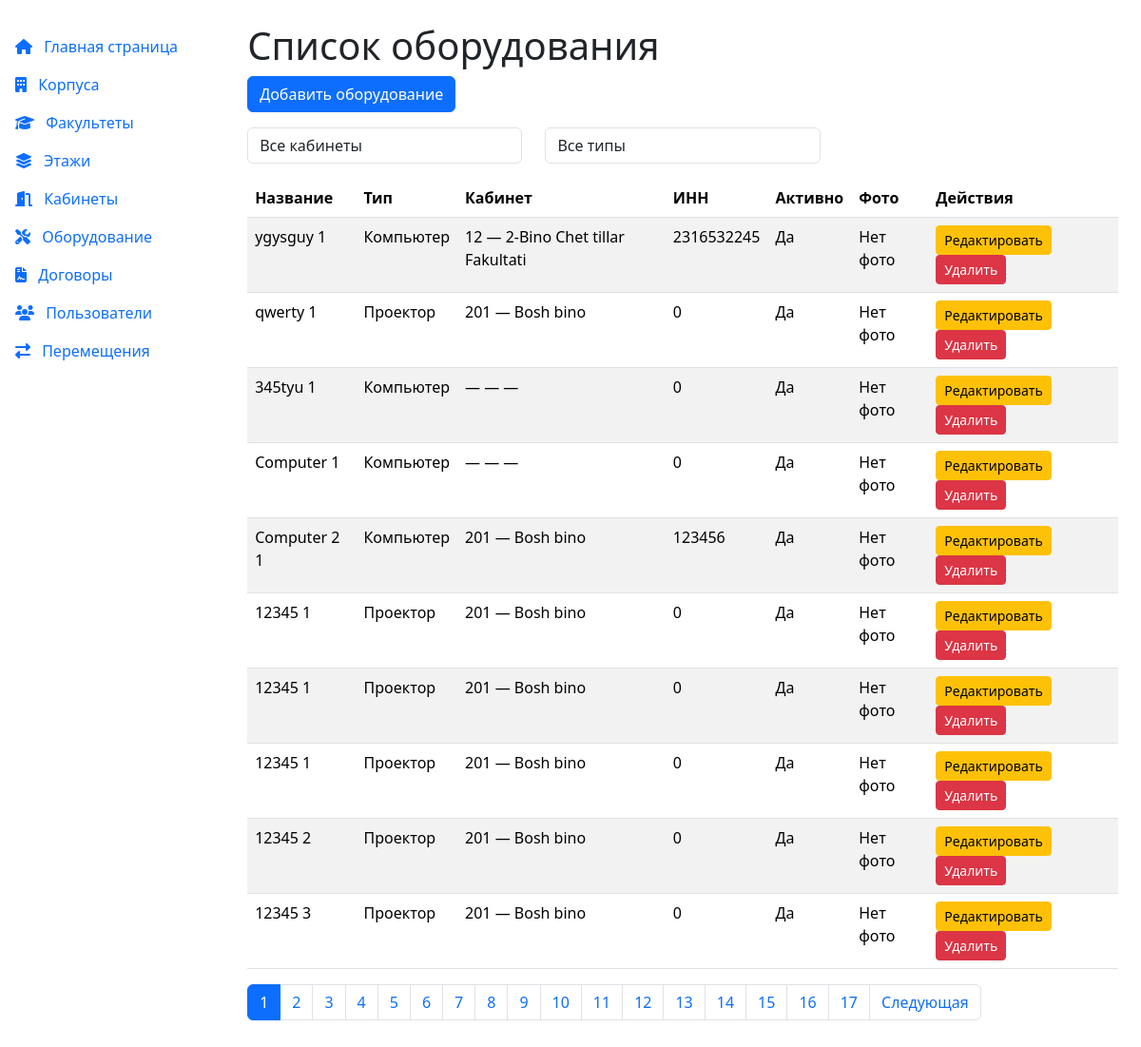
Screenshot of /custom_admin/equipment/ (signed in) with the database file from the repository.
### inventory/models.py (models this page shows, shortened)
class Equipment(models.Model):
    STATUS_CHOICES = [
        ('NEW', 'Новое'),
        ('WORKING', 'Рабочее'),
        ('NEEDS_REPAIR', 'Требуется ремонт'),
        ('DISPOSED', 'Утилизировано'),
    ]
    type = models.ForeignKey('EquipmentType', on_delete=models.CASCADE, related_name='equipment', verbose_name="Тип оборудования")
    room = models.ForeignKey('university.Room', on_delete=models.SET_NULL, null=True, blank=True, related_name='equipment', verbose_name="Кабинет")
    name = models.CharField(max_length=255, verbose_name="Название оборудования")
    photo = models.CharField(max_length=500, blank=True, null=True, verbose_name="Фото оборудования")  # Ссылка на фото
    description = models.TextField(blank=True, verbose_name="Описание")
    status = models.CharField(max_length=20, choices=STATUS_CHOICES, default='NEW', verbose_name="Состояние")
    created_at = models.DateTimeField(auto_now_add=True)
    is_active = models.BooleanField(default=True)
    inn = models.CharField(verbose_name="ИНН")
    author = models.ForeignKey(
        settings.AUTH_USER_MODEL,
        on_delete=models.SET_NULL,
        null=True,
        blank=True,
        related_name='created_equipment'
    )
    contract = models.ForeignKey('ContractDocument', on_delete=models.SET_NULL, null=True, blank=True, verbose_name="Договор")
    uid = models.UUIDField(default=uuid.uuid4, editable=False, unique=True, verbose_name="Уникальный ID")
    qr_code = models.ImageField(upload_to='qr_codes/', blank=True, null=True, verbose_name="QR-код")
    @property
    def location(self):
        return self.room.number if self.room else getattr(self, '_location', None)
    class Meta:
        verbose_name = "Оборудование"
        verbose_name_plural = "Оборудование"

class EquipmentType(models.Model):
    name = models.CharField(max_length=100, verbose_name="Название типа оборудования")
    class Meta:
        verbose_name = "Тип оборудования"
        verbose_name_plural = "Типы оборудования"

### university/models.py (models this page shows, shortened)
class Room(models.Model):
    building = models.ForeignKey(
        'Building',
        on_delete=models.CASCADE,
        related_name='rooms',
        verbose_name="Корпус",
        null=True,
        blank=True
    )
    floor = models.ForeignKey(
        'Floor',
        on_delete=models.CASCADE,
        related_name='rooms',
        verbose_name="Этаж",
        null=True,
        blank=True
    )
    derived_from = models.ForeignKey(
        'self',
        on_delete=models.SET_NULL,
        null=True,
        blank=True,
        related_name='derived_rooms',
        verbose_name="Создан из кабинета"
    )
    author = models.ForeignKey(
        settings.AUTH_USER_MODEL,
        on_delete=models.SET_NULL,
        null=True,
        blank=True,
        related_name='created_rooms',
        verbose_name="Автор"
    )
    number = models.CharField(max_length=20, verbose_name="Номер кабинета")
    name = models.CharField(max_length=255, blank=True, verbose_name="Название (если есть)")
    is_special = models.BooleanField(default=False, verbose_name="Специальный кабинет")
    is_warehouse = models.BooleanField(default=False, verbose_name="Склад")
    photo = models.ImageField(upload_to='room_photos/', null=True, blank=True, verbose_name="Фото кабинета")
    uid = models.UUIDField(default=uuid.uuid4, editable=False, unique=True, verbose_name="Уникальный ID")
    qr_code = models.ImageField(upload_to='room_qrcodes/', null=True, blank=True, verbose_name="QR-код кабинета")
    objects = RoomManager()
    all_objects = models.Manager()  # Для доступа к складу, если нужно
    class Meta:
        verbose_name = "Кабинет"
        verbose_name_plural = "Кабинеты"
        unique_together = ('floor', 'number')

class Floor(models.Model): # Этаж
    building = models.ForeignKey(
        'Building',
        on_delete=models.CASCADE,
        related_name='floors',
        verbose_name="Корпус"
    )
    number = models.IntegerField(verbose_name="Номер этажа")
    description = models.TextField(blank=True, verbose_name="Описание (необязательно)")
    class Meta:
        verbose_name = "Этаж"
        verbose_name_plural = "Этажи"
        unique_together = ('building', 'number')

class Building(models.Model):   # Корпус
    university = models.ForeignKey(
        'University',
        on_delete=models.CASCADE,
        related_name='buildings',
        verbose_name="Университет"
    )
    name = models.CharField(max_length=100, verbose_name="Название корпуса")
    address = models.TextField(verbose_name="Адрес корпуса", blank=True)
    photo = models.ImageField(upload_to='building_photos/', null=True, blank=True, verbose_name="Фото корпуса")
    class Meta:
        verbose_name = "Корпус"
        verbose_name_plural = "Корпуса"

### custom_admin/views.py (the view)
# urls.py: path('equipment/', views.EquipmentListView.as_view(), name='equipment_list'),
class EquipmentListView(AdminOrManagerMixin, ListView):
    model = Equipment
    template_name = 'custom_admin/equipment_list.html'
    context_object_name = 'equipment'
    paginate_by = 10
    def get_queryset(self):
        queryset = Equipment.objects.all().select_related('type', 'room__floor__building__university', 'contract')
        room_id = self.request.GET.get('room')
        type_id = self.request.GET.get('type')
        if room_id:
            queryset = queryset.filter(room_id=room_id)
        if type_id:
            queryset = queryset.filter(type_id=type_id)
        return queryset
    def get_context_data(self, **kwargs):
        context = super().get_context_data(**kwargs)
        context['rooms'] = Room.objects.all()
        context['equipment_types'] = EquipmentType.objects.all()
        return context

### custom_admin/views.py (called while the page is built)
    def dispatch(self, request, *args, **kwargs):
        if not request.user.is_authenticated:
            return redirect('custom_admin:login')
        if not (request.user.is_admin() or request.user.is_manager()):
            return render(request, 'custom_admin/error.html', {
                'error': 'Доступ только для администраторов или менеджеров'
            }, status=403)
        return super().dispatch(request, *args, **kwargs)

### university/models.py (called while the page is built)
    def get_queryset(self):
        return super().get_queryset().exclude(is_warehouse=True)

### user/models.py (called while the page is built)
    def is_admin(self):
        return self.role == self.Role.ADMIN

### custom_admin/templates/custom_admin/equipment_list.html (shortened to what this page needs)
{% extends 'custom_admin/base.html' %}
{% block content %}
<h1>Список оборудования</h1>
<div class="mb-3">
    <a href="{% url 'custom_admin:equipment_create' %}" class="btn btn-primary">Добавить оборудование</a>
</div>
<form method="get" class="mb-3">
    <div class="row">
        <div class="col-md-4">
            <select name="room" class="form-control" onchange="this.form.submit()">
                <option value="">Все кабинеты</option>
            </select>
        </div>
        <div class="col-md-4">
            <select name="type" class="form-control" onchange="this.form.submit()">
                <option value="">Все типы</option>
            </select>
        </div>
    </div>
</form>
{% if equipment %}
    <table class="table table-striped">
        <thead>
            <tr>
                <th>Название</th>
                <th>Тип</th>
                <th>Кабинет</th>
                <th>ИНН</th>
                <th>Активно</th>
                <th>Фото</th>
                <th>Действия</th>
            </tr>
        </thead>
        <tbody>
            {% for item in equipment %}
                <tr>
                    <td>{{ item.name }}</td>
                    <td>{{ item.type.name }}</td>
                    <td>{{ item.room.number|default:"—" }} — {{ item.room.floor.building.name|default:"—" }}</td>
                    <td>{{ item.inn }}</td>
                    <td>{{ item.is_active|yesno:"Да,Нет" }}</td>
                    <td>
                        {% if item.photo %}
                            <img src="{{ item.photo.url }}" alt="Фото оборудования" style="max-width: 50px;">
                        {% else %}
                            Нет фото
                        {% endif %}
                    </td>
                    <td>
                        <a href="{% url 'custom_admin:equipment_edit' item.pk %}" class="btn btn-sm btn-warning">Редактировать</a>
                        <a href="{% url 'custom_admin:equipment_delete' item.pk %}" class="btn btn-sm btn-danger">Удалить</a>
                    </td>
                </tr>
            {% endfor %}
        </tbody>
    </table>
    {% if is_paginated %}
        <nav aria-label="Page navigation">
            <ul class="pagination">
                {% for num in page_obj.paginator.page_range %}
                    <li class="page-item {% if page_obj.number == num %}active{% endif %}">
                        <a class="page-link" href="?page={{ num }}{% if request.GET.room %}&room={{ request.GET.room }}{% endif %}{% if request.GET.type %}&type={{ request.GET.type }}{% endif %}">{{ num }}</a>
                    </li>
                {% endfor %}
                {% if page_obj.has_next %}
                    <li class="page-item">
                        <a class="page-link" href="?page={{ page_obj.next_page_number }}{% if request.GET.room %}&room={{ request.GET.room }}{% endif %}{% if request.GET.type %}&type={{ request.GET.type }}{% endif %}">Следующая</a>
                    </li>
                {% endif %}
            </ul>
        </nav>
    {% endif %}
{% else %}
    <p>Оборудование отсутствует.</p>
{% endif %}
{% endblock %}

### rows the page displays
Equipment: name "ygysguy 1", type.name "Компьютер", room.number "12", room.floor.building.name "2-Bino Chet tillar Fakultati", inn "2316532245", is_active "Да", photo "Нет фото"
Equipment: name "qwerty 1", type.name "Проектор", room.number "201", room.floor.building.name "Bosh bino", inn "0", is_active "Да", photo "Нет фото"
Equipment: name "345tyu 1", type.name "Компьютер", room.number "—", room.floor.building.name "—", inn "0", is_active "Да", photo "Нет фото"
Equipment: name "Computer 1", type.name "Компьютер", room.number "—", room.floor.building.name "—", inn "0", is_active "Да", photo "Нет фото"
Equipment: name "Computer 2 1", type.name "Компьютер", room.number "201", room.floor.building.name "Bosh bino", inn "123456", is_active "Да", photo "Нет фото"
Equipment: name "12345 1", type.name "Проектор", room.number "201", room.floor.building.name "Bosh bino", inn "0", is_active "Да", photo "Нет фото"
Equipment: name "12345 1", type.name "Проектор", room.number "201", room.floor.building.name "Bosh bino", inn "0", is_active "Да", photo "Нет фото"
Equipment: name "12345 1", type.name "Проектор", room.number "201", room.floor.building.name "Bosh bino", inn "0", is_active "Да", photo "Нет фото"
Equipment: name "12345 2", type.name "Проектор", room.number "201", room.floor.building.name "Bosh bino", inn "0", is_active "Да", photo "Нет фото"
Equipment: name "12345 3", type.name "Проектор", room.number "201", room.floor.building.name "Bosh bino", inn "0", is_active "Да", photo "Нет фото"

### other values shown
{{ num }} "1" "2" "3" "4" "5" "6" "7" "8" "9" "10" "11" "12" "13" "14" "15" "16" "17"
